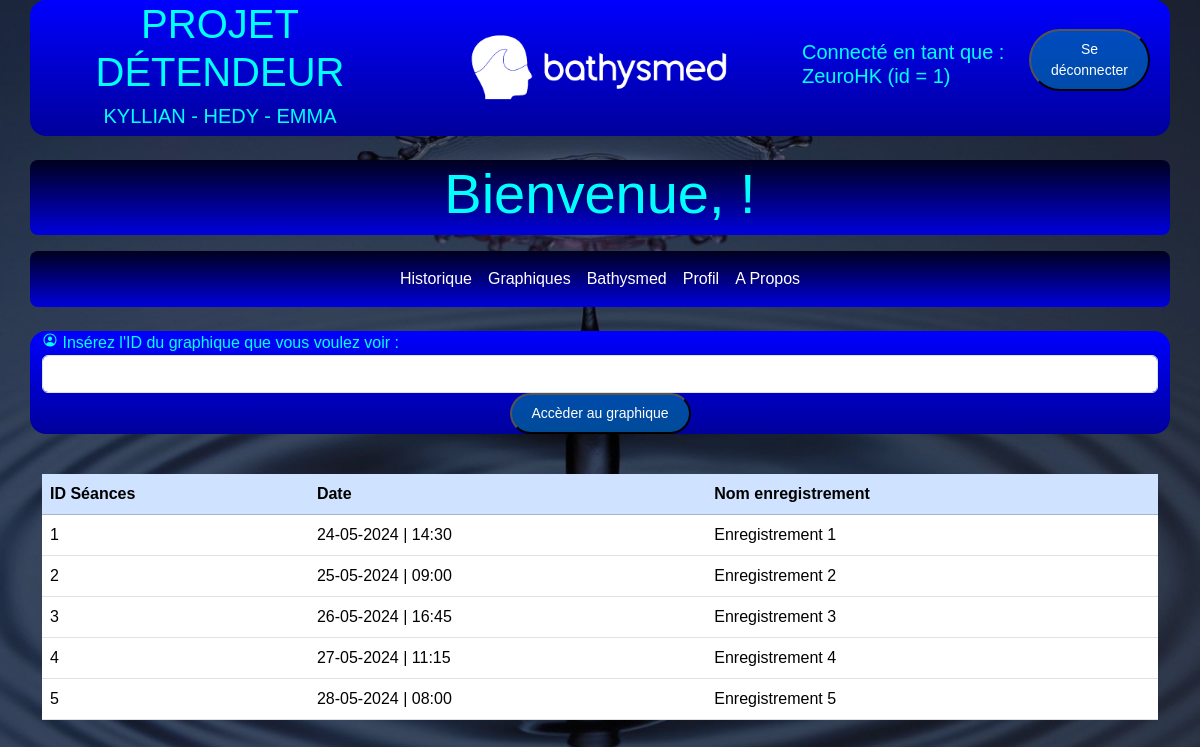
The app's page /historique.php (signed in) with its own data.
### tables this page shows
CREATE TABLE `Seances` (
  `id-seance` int(10) NOT NULL,
  `id-utilisateur` int(10) NOT NULL,
  `date` datetime NOT NULL,
  `enregistrement` varchar(70) NOT NULL
);

### historique.php (the view, shortened to what this page needs)
<!DOCTYPE html>
<html lang="en">
<head>
    <link href="https://cdn.jsdelivr.net/npm/bootstrap@5.3.3/dist/css/bootstrap.min.css" rel="stylesheet"
>
</head>
<body>
    <div class="container">
        <div class="row cols-3 rounded-4 d-flex justify-content-center align-items-center custom-row-background">
            <div class="col col-4 col-md-4 align-items-center display-3">
                <center><b>
                <h1 class="font-family justify-content-center align-items-center">PROJET DÉTENDEUR</h1>
                <h5 class="font-family justify-content-center align-items-center">KYLLIAN - HEDY - EMMA</h5>
                </b></center>
            </div>
            <div class="col col-2 col-md-4">
                <center>
                <?php
                $colname2 = $_GET['colname2'];
                echo"<a href='detendeur.php?colname2=$colname2'><img class='img-fluid rounded w-75' src='images/logo-v2.png' alt=''></a>"
                ?>
                </center>
            </div>
            <div class="col cols-2 col-6 col-md-4 d-flex justify-content-center align-items-center">
                <br>
                <?php
                    if(isset($_SESSION['username'])) {
                        $username = $_SESSION['username'];
                        $coluserid = $_SESSION['userid'];
                        echo "<h5> Connecté en tant que : $username (id = $coluserid) </h5>";
                        echo "<div class='d-flex mb-3 justify-content-center align-items-center'>";
                        echo "<center><a href='deconnexion.php'><button class='login-button ms-2 me-2 rounded-5'>Se déconnecter</button></a></center></div>";
                    } else {
                        echo "Nom d'utilisateur non spécifié.";
                        echo "<div class='d-flex mb-3 justify-content-center align-items-center'>";
                        echo "<center><a href='deconnexion.php'><button class='login-button ms-2 me-2 rounded-5'>Se déconnecter</button></a></center></div>";
                    }
                ?>
            </div>
            </div>
        <br>
        <div class="row cols-2">
            <div class="col backgrnd rounded-3 col-12">
                <center>
                    <h1 class="display-4"> <?php
                    $colname2 = $_GET['colname2'];
                    echo "Bienvenue, $colname2 !";
                    ?> </h1>
                </center>
            </div>
        </div>
        <div class="row">
            <nav class="navbar navbar-expand-lg mt-3 backgrnd rounded-3">
                <div class="container fluid">
                    <div class="collapse navbar-collapse">
                        <ul class="navbar-nav mx-auto">
                            <li class="nav-item">
                                <?php
                                $colname2 = $_GET['colname2'];
                                echo "<a href='historique.php?colname2=$colname2' class='nav-link'>Historique</a>";
                                ?>
                            </li>
                            <li class="nav-item">
                                <?php
                                $colname2 = $_GET['colname2'];
                                echo "<a href='graphiques.php?colname2=$colname2' class='nav-link'>Graphiques</a>";
                                ?>
                            </li>
                            <li class="nav-item">
                                <a href="https://www.bathysmed.fr/" target="_blank" class="nav-link">Bathysmed</a>
                            </li>
                            <li class="nav-item">
                                <a href="#" class="nav-link">Profil</a>
                            </li>
                            <li class="nav-item">
                                <?php
                                $colname2 = $_GET['colname2'];
                                echo "<a href='about.php?colname2=$colname2' class='nav-link'>A Propos</a>";
                                ?>
                            </li>
                        </ul>
                    </div>
                </div>
            </nav>
        </div>
        <div class="row mt-4 mb-4 d-flex justify-content-center align-items-center custom-row-background rounded-4">
            <form action="seance.php" method="post">
                <div class="">
                    <ion-icon name="person-circle-outline"></ion-icon>
                    <label for="username">Insérez l'ID du graphique que vous voulez voir :</label>
                    <input class="rounded form-control" type="number" id="seance" name="seance">
                    <center><button class="login-button ms-2 me-2 rounded-5" type="submit">Accèder au graphique</button></center>
                </div>
            </form>
            <br>
        </div>
        <div class="row">
            <div class="col">
            <table class="table table-hover mt-3">
                <thead class="table-primary">
                    <tr>
                        <th>ID Séances</th>
                        <th>Date</th>
                        <th>Nom enregistrement</th>
                    </tr>
                </thead>
                <tbody>
                <?php
                    $sqlserver = "localhost";
                    $sqlusername = "kyky";
                    $sqlpassword = "btssnir";
                    $basededonnees = "detendeur";
                    $connexion = mysqli_connect($sqlserver, $sqlusername, $sqlpassword, $basededonnees);
                    $table = "Seances";
                    $requete = "SELECT * FROM `$table` WHERE `id-utilisateur`= $coluserid";
                    $resultat = mysqli_query($connexion, $requete);
                    if ($resultat)
                    {
                        while ($row = mysqli_fetch_assoc($resultat))
                        {
                            $dateBDD = $row['date'];
                            $date = new DateTime($dateBDD);
                            $dateEuropeen  = $date->format('d-m-Y | H:i');
                            echo "<tr>
                                    <td>" . $row['id-seance'] . "</td>
                                    <td>" . $dateEuropeen
                                     . "</td>
                                    <td>" . $row['enregistrement'] . "</td>
                                  </tr>";
                        }
                    }
                ?>
                </tbody>
            </table>
            </div>
        </div>
    </div>
</body>
</html>

### historique.php (style rules this page uses)
body { background-image: url("images/eau5.jpeg") ; background-size: cover; background-position: center; background-repeat: no-repeat; background-attachment: fixed; font-family: 'Lucida Sans', 'Lucida Sans Regular', 'Lucida Grande', 'Lucida Sans Unicode', Geneva, Verdana, sans-serif; color: rgb(0, 255, 255); }
.custom-row-background { background: linear-gradient(to bottom, rgb(0, 0, 255) , rgb(0, 0, 155)); }
.font-family { font-family: 'Lucida Sans', 'Lucida Sans Regular', 'Lucida Grande', 'Lucida Sans Unicode', Geneva, Verdana, sans-serif; }
.backgrnd { background: linear-gradient(to top, rgb(0, 0, 220) , rgb(0, 0, 30)); }
.login-button { background-color: rgba(0, 150, 150, 0.5); color: white; font-size: 14px; padding: 8px 20px; border-radius: 50px; }
.nav-link { color: white; }

### records on screen
seances: value "1", date "24-05-2024 | 14:30", enregistrement "Enregistrement 1"
seances: value "2", date "25-05-2024 | 09:00", enregistrement "Enregistrement 2"
seances: value "3", date "26-05-2024 | 16:45", enregistrement "Enregistrement 3"
seances: value "4", date "27-05-2024 | 11:15", enregistrement "Enregistrement 4"
seances: value "5", date "28-05-2024 | 08:00", enregistrement "Enregistrement 5"

### other values on screen
$username "ZeuroHK"
$coluserid "1"
